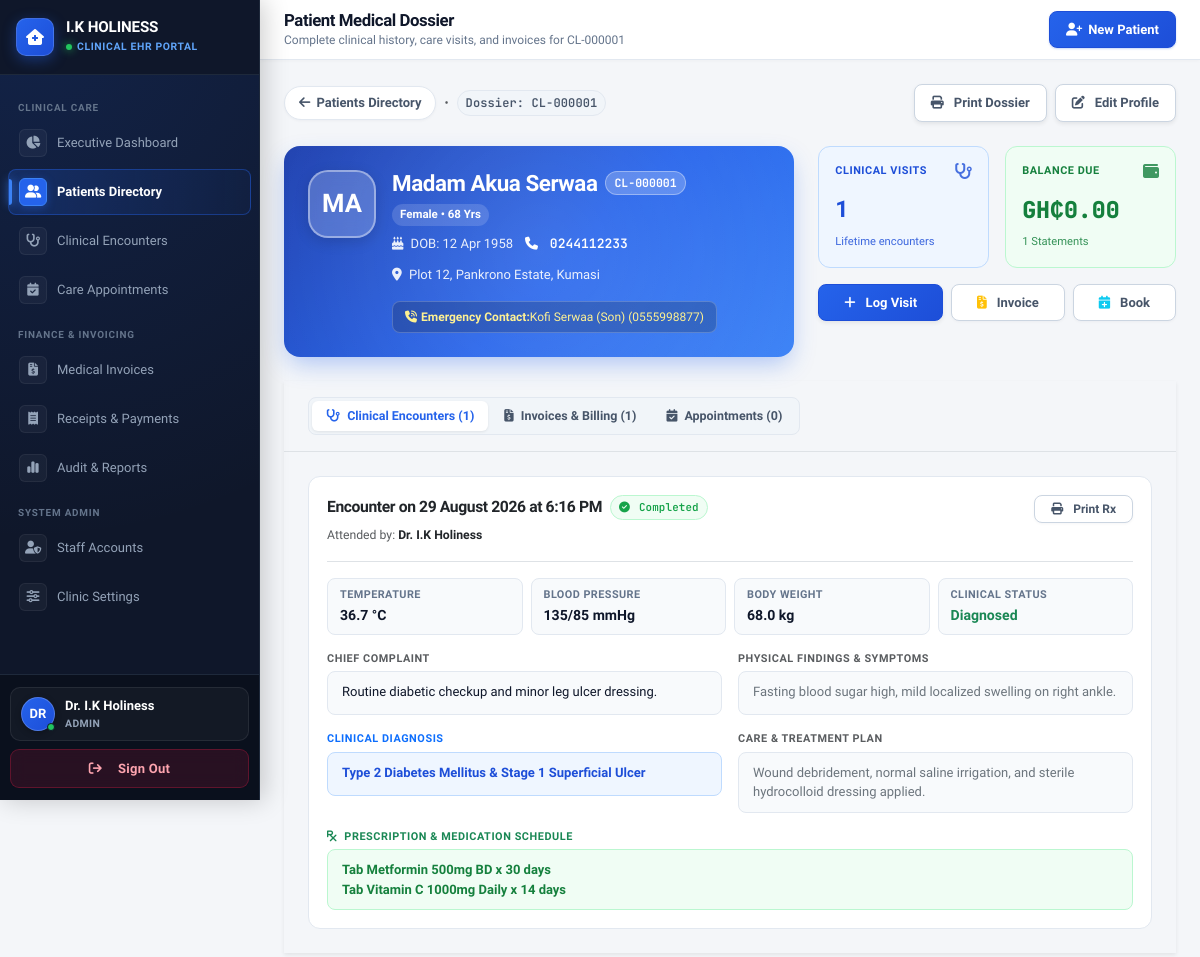
The page /clients/view?id=CL-000001 (signed in) on the database its author committed.
### tables this page shows
CREATE TABLE clients (
    client_id VARCHAR(20) PRIMARY KEY,
    full_name VARCHAR(255) NOT NULL,
    gender ENUM('Male', 'Female', 'Other') NOT NULL,
    dob DATE NOT NULL,
    age INT NOT NULL,
    phone VARCHAR(20) NOT NULL,
    address TEXT NOT NULL,
    emergency_name VARCHAR(255) NOT NULL,
    emergency_phone VARCHAR(20) NOT NULL,
    registration_date DATE NOT NULL,
    created_at TIMESTAMP DEFAULT CURRENT_TIMESTAMP,
    INDEX idx_fullname (full_name),
    INDEX idx_phone (phone)
);

CREATE TABLE visits (
    id INT AUTO_INCREMENT PRIMARY KEY,
    client_id VARCHAR(20) NOT NULL,
    visit_date DATETIME NOT NULL,
    complaint TEXT NOT NULL,
    symptoms TEXT NULL,
    temperature VARCHAR(10) NULL,
    bp VARCHAR(20) NULL,
    weight VARCHAR(10) NULL,
    diagnosis TEXT NULL,
    treatment TEXT NULL,
    prescription TEXT NULL,
    notes TEXT NULL,
    attending_staff_id INT NOT NULL,
    created_at TIMESTAMP DEFAULT CURRENT_TIMESTAMP,
    FOREIGN KEY (client_id) REFERENCES clients(client_id) ON DELETE CASCADE,
    FOREIGN KEY (attending_staff_id) REFERENCES users(id) ON DELETE RESTRICT,
    INDEX idx_visit_date (visit_date)
);

CREATE TABLE users (
    id INT AUTO_INCREMENT PRIMARY KEY,
    username VARCHAR(50) NOT NULL,
    password_hash VARCHAR(255) NOT NULL,
    full_name VARCHAR(100) NOT NULL,
    role ENUM('admin', 'staff') NOT NULL,
    created_at TIMESTAMP DEFAULT CURRENT_TIMESTAMP,
    UNIQUE KEY idx_username (username)
);

### frontend/views/clients/view.php (the view, shortened to what the rows shown need)
<div class="creative-dossier-wrapper">
    <div class="d-flex flex-column flex-sm-row justify-content-between align-items-start align-items-sm-center gap-3 mb-4 no-print">
        <div class="d-flex align-items-center gap-2">
            <a href="<?php echo APP_URL; ?>/clients" class="btn-back-pill">
                <i class="fa-solid fa-arrow-left"></i>
                <span>Patients Directory</span>
            </a>
            <span class="text-muted small">&bull;</span>
            <span class="badge-pill-custom badge-zinc font-mono" style="font-size: 0.75rem;">
                Dossier: <?php echo htmlspecialchars($client['client_id']); ?>
            </span>
        </div>
    </div>
    <div class="row g-3 g-xl-4 mb-4">
        <div class="col-12 col-xl-7">
            <div class="hero-patient-card">
                <div class="d-flex align-items-start gap-3">
                    <div class="hero-avatar">
                        <?php echo strtoupper(substr($client['full_name'], 0, 2)); ?>
                    </div>
                    <div class="flex-grow-1 min-w-0">
                        <div class="d-flex align-items-center gap-2 mb-1 flex-wrap">
                            <h2 class="hero-patient-name text-truncate mb-0">
                                <?php echo htmlspecialchars($client['full_name']); ?>
                            </h2>
                            <span class="hero-badge-id font-mono">
                                <?php echo htmlspecialchars($client['client_id']); ?>
                            </span>
                            <span class="hero-badge-gender">
                                <?php echo htmlspecialchars($client['gender']); ?> &bull; <?php echo htmlspecialchars($client['age']); ?> Yrs
                            </span>
                        </div>
                        <div class="hero-meta-row mt-2">
                            <span><i class="fa-solid fa-cake-candles me-1"></i> DOB: <?php echo date('d M Y', strtotime($client['dob'])); ?></span>
                            <a href="tel:<?php echo htmlspecialchars($client['phone']); ?>" class="hero-phone-link">
                                <i class="fa-solid fa-phone me-1"></i> <?php echo htmlspecialchars($client['phone']); ?>
                            </a>
                            <span><i class="fa-solid fa-location-dot me-1"></i> <?php echo htmlspecialchars($client['address']); ?></span>
                        </div>
                        <?php if (!empty($client['emergency_name'])): ?>
                            <div class="hero-emergency-banner mt-3">
                                <i class="fa-solid fa-phone-volume me-1"></i>
                                <strong>Emergency Contact:</strong> <?php echo htmlspecialchars($client['emergency_name']); ?> (<?php echo htmlspecialchars($client['emergency_phone']); ?>)
                            </div>
                        <?php endif; ?>
                    </div>
                </div>
            </div>
        </div>
    </div>
    <div class="neat-card p-0 overflow-hidden shadow-sm">
        <div class="tab-content p-4" id="dossierTabsContent">
            <div class="tab-pane fade show active" id="tab-visits" role="tabpanel">
                <?php if (empty($visits)): ?>
                    <div class="empty-state-workspace py-5 text-center">
                        <div class="empty-icon-circle mx-auto mb-3">
                            <i class="fa-solid fa-notes-medical"></i>
                        </div>
                        <h5 class="fw-bold text-dark mb-1">No Clinical Encounters Logged</h5>
                        <p class="text-muted small mb-4">There are no domiciliary medical visits or consultations recorded for this patient yet.</p>
                        <a href="<?php echo APP_URL; ?>/visits/create?client_id=<?php echo $client['client_id']; ?>" class="btn-primary-custom py-2 px-4 shadow-sm">
                            <i class="fa-solid fa-plus me-1"></i> Record First Clinical Encounter
                        </a>
                    </div>
                <?php else: ?>
                    <div class="d-flex flex-column gap-3">
                        <?php foreach ($visits as $v): ?>
                            <div class="encounter-record-card">
                                <div class="d-flex justify-content-between align-items-start border-bottom pb-3 mb-3">
                                    <div>
                                        <div class="d-flex align-items-center gap-2 mb-1 flex-wrap">
                                            <h6 class="fw-bold text-dark mb-0" style="font-size: 0.98rem;">
                                                Encounter on <?php echo date('d F Y \a\t g:i A', strtotime($v['visit_date'])); ?>
                                            </h6>
                                            <span class="badge-pill-custom badge-emerald font-mono" style="font-size: 0.68rem;">
                                                <i class="fa-solid fa-circle-check me-1"></i> Completed
                                            </span>
                                        </div>
                                        <small class="text-muted">
                                            Attended by: <strong class="text-dark"><?php echo htmlspecialchars($v['staff_name']); ?></strong>
                                        </small>
                                    </div>
                                    <button onclick="window.print()" class="btn-secondary-custom btn-sm py-1 px-3 no-print" style="font-size: 0.75rem;">
                                        <i class="fa-solid fa-print me-1"></i> Print Rx
                                    </button>
                                </div>
                                <div class="row g-2 mb-3">
                                    <div class="col-6 col-md-3">
                                        <div class="vitals-metric-pill">
                                            <span class="vitals-label">Temperature</span>
                                            <strong class="vitals-value"><?php echo $v['temperature'] ? htmlspecialchars($v['temperature']) . ' °C' : 'N/A'; ?></strong>
                                        </div>
                                    </div>
                                    <div class="col-6 col-md-3">
                                        <div class="vitals-metric-pill">
                                            <span class="vitals-label">Blood Pressure</span>
                                            <strong class="vitals-value"><?php echo $v['bp'] ? htmlspecialchars($v['bp']) . ' mmHg' : 'N/A'; ?></strong>
                                        </div>
                                    </div>
                                    <div class="col-6 col-md-3">
                                        <div class="vitals-metric-pill">
                                            <span class="vitals-label">Body Weight</span>
                                            <strong class="vitals-value"><?php echo $v['weight'] ? htmlspecialchars($v['weight']) . ' kg' : 'N/A'; ?></strong>
                                        </div>
                                    </div>
                                    <div class="col-6 col-md-3">
                                        <div class="vitals-metric-pill">
                                            <span class="vitals-label">Clinical Status</span>
                                            <strong class="vitals-value text-success"><?php echo $v['diagnosis'] ? 'Diagnosed' : 'Pending'; ?></strong>
                                        </div>
                                    </div>
                                </div>
                                <div class="row g-3" style="font-size: 0.8125rem;">
                                    <div class="col-12 col-md-6">
                                        <span class="d-block text-uppercase fw-bold text-muted mb-1" style="font-size: 0.68rem; letter-spacing: 0.05em;">
                                            Chief Complaint
                                        </span>
                                        <div class="clinical-note-box">
                                            <?php echo nl2br(htmlspecialchars($v['complaint'])); ?>
                                        </div>
                                    </div>
                                    <div class="col-12 col-md-6">
                                        <span class="d-block text-uppercase fw-bold text-muted mb-1" style="font-size: 0.68rem; letter-spacing: 0.05em;">
                                            Physical Findings & Symptoms
                                        </span>
                                        <div class="clinical-note-box text-secondary">
                                            <?php echo $v['symptoms'] ? nl2br(htmlspecialchars($v['symptoms'])) : 'None recorded'; ?>
                                        </div>
                                    </div>
                                    <div class="col-12 col-md-6">
                                        <span class="d-block text-uppercase fw-bold text-primary mb-1" style="font-size: 0.68rem; letter-spacing: 0.05em;">
                                            Clinical Diagnosis
                                        </span>
                                        <div class="clinical-diagnosis-box">
                                            <?php echo $v['diagnosis'] ? nl2br(htmlspecialchars($v['diagnosis'])) : 'Pending Assessment'; ?>
                                        </div>
                                    </div>
                                    <div class="col-12 col-md-6">
                                        <span class="d-block text-uppercase fw-bold text-muted mb-1" style="font-size: 0.68rem; letter-spacing: 0.05em;">
                                            Care & Treatment Plan
                                        </span>
                                        <div class="clinical-note-box text-secondary">
                                            <?php echo $v['treatment'] ? nl2br(htmlspecialchars($v['treatment'])) : 'None recorded'; ?>
                                        </div>
                                    </div>
                                    <div class="col-12">
                                        <span class="d-block text-uppercase fw-bold text-success mb-1" style="font-size: 0.68rem; letter-spacing: 0.05em;">
                                            <i class="fa-solid fa-prescription me-1"></i> Prescription & Medication Schedule
                                        </span>
                                        <div class="prescription-box">
                                            <?php echo $v['prescription'] ? nl2br(htmlspecialchars($v['prescription'])) : 'No medication prescribed for this visit'; ?>
                                        </div>
                                    </div>
                                </div>
                            </div>
                        <?php endforeach; ?>
                    </div>
                <?php endif; ?>
            </div>
        </div>
    </div>
</div>

### frontend/views/shared/layout.php (shortened to what the rows shown need)
<!DOCTYPE html>
<html lang="en" class="h-full">
<head>
    <link href="https://cdn.jsdelivr.net/npm/bootstrap@5.3.2/dist/css/bootstrap.min.css" rel="stylesheet">
    <link rel="stylesheet" href="https://cdnjs.cloudflare.com/ajax/libs/font-awesome/6.5.1/css/all.min.css">
</head>
<body>
    <div id="page-content-wrapper">
        <header class="topbar">
            <div class="d-flex align-items-center gap-2">
                <div class="topbar-left">
                    <h1><?php echo $pageHeading ?? 'Dashboard'; ?></h1>
                    <p class="d-none d-md-block"><?php echo $pageSubheading ?? 'I.K Holiness Home Care Services Management'; ?></p>
                </div>
            </div>
        </header>
        <main class="main-container">
            <?php echo $content ?? ''; ?>
        </main>
    </div>
</body>
</html>

### rows shown on the page
clients: client_id "Complete clinical history, care visits, and invoices for CL-000001", client_id "CL-000001", full_name "MA", full_name "Madam Akua Serwaa", gender "Female", age "68", dob "12 Apr 1958", phone "0244112233", address "Plot 12, Pankrono Estate, Kumasi", emergency_name "Kofi Serwaa (Son)", emergency_phone "0555998877"
visits: visit_date "29 August 2026 at 6:16 PM", attending_staff.full_name "Dr. I.K Holiness", temperature "36.7", bp "135/85", weight "68.0", shows "Diagnosed", complaint "Routine diabetic checkup and minor leg ulcer dressing.", symptoms "Fasting blood sugar high, mild localized swelling on right ankle.", diagnosis "Type 2 Diabetes Mellitus & Stage 1 Superficial Ulcer", treatment "Wound debridement, normal saline irrigation, and sterile hydrocolloid dressing applied.", prescription "Tab Metformin 500mg BD x 30 days Tab Vitamin C 1000mg Daily x 14 days"

### other values the page prints
substr($currentUserName ?? 'DR', 0, 2) "DR"
$currentUserName "Dr. I.K Holiness"
$currentRole "ADMIN"
$pageHeading "Patient Medical Dossier"
count($visits) "1"
DEFAULT_CURRENCY "GH₵"
$totalBalance "0.00"
count($invoices) "1"
count($appointments) "0"
